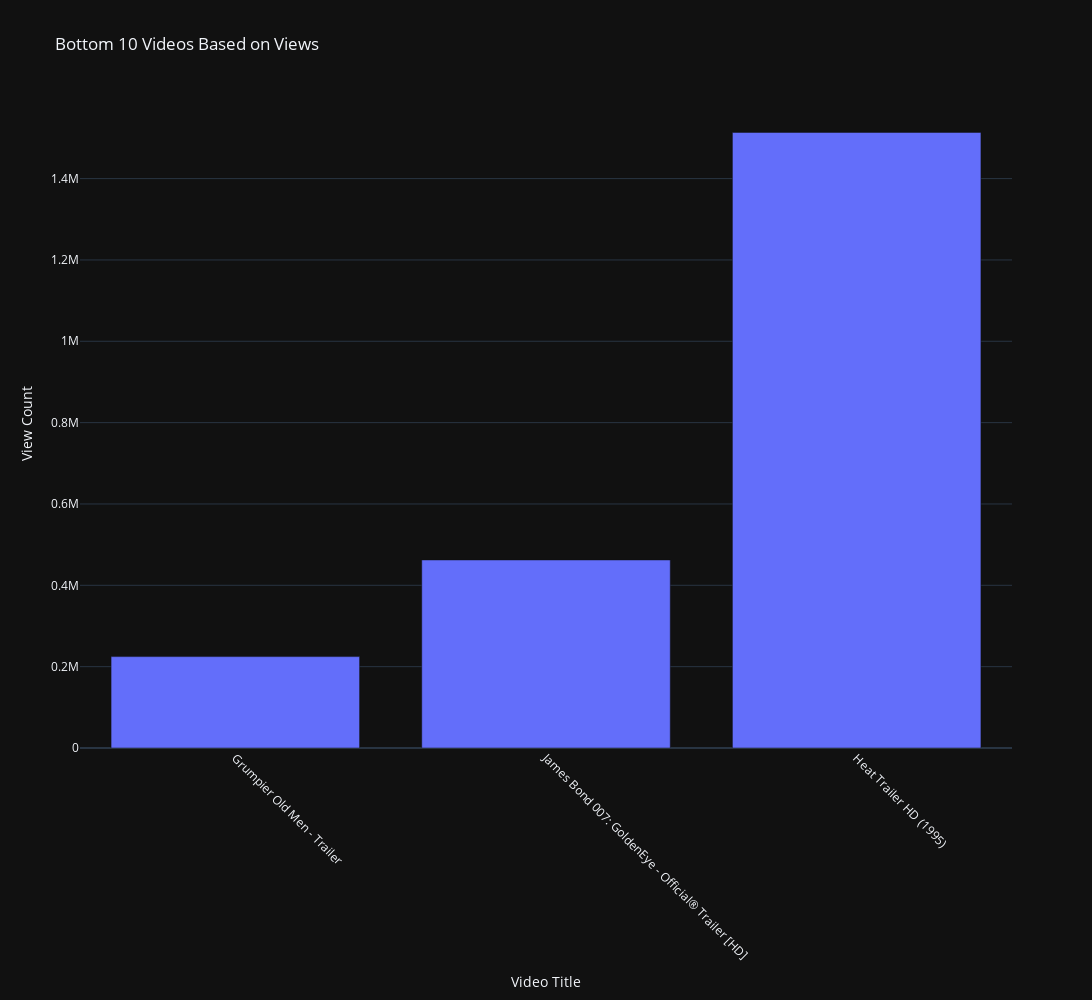

Notebook cell for this chart:
### Markdown cell above
### BOTTOM 10 Videos based on Views

### Code cell
fig = px.bar(
    bottom_10_views,
    x = 'title',
    y = 'viewCount',
    title = 'Bottom 10 Videos Based on Views',
    labels = { 'title' : 'Video Title', 'viewCount' : 'View Count' },
    width = width,
    height = height,
    template = template
)
fig.update_layout(xaxis_tickangle = xaxis_tickangle)
fig.show()

### Figure 1 — Plotly figure (JSON) as saved in the notebook; plotly's stock layout.template omitted (floating-point values rounded to 4 significant figures)
{"data": [{"alignmentgroup": "True", "hovertemplate": "Video Title=%{x}<br>View Count=%{y}<extra></extra>", "legendgroup": "", "marker": {"color": "#636efa", "pattern": {"shape": ""}}, "name": "", "offsetgroup": "", "orientation": "v", "showlegend": false, "textposition": "auto", "type": "bar", "x": ["Grumpier Old Men - Trailer", "James Bond 007: GoldenEye - Official® Trailer [HD]", "Heat Trailer HD (1995)"], "xaxis": "x", "y": [224710, 462395, 1513582], "yaxis": "y"}], "layout": {"barmode": "relative", "height": 1000, "legend": {"tracegroupgap": 0}, "title": {"text": "Bottom 10 Videos Based on Views"}, "width": 1600, "xaxis": {"anchor": "y", "domain": [0, 1], "tickangle": 45, "title": {"text": "Video Title"}}, "yaxis": {"anchor": "x", "domain": [0, 1], "title": {"text": "View Count"}}}}
